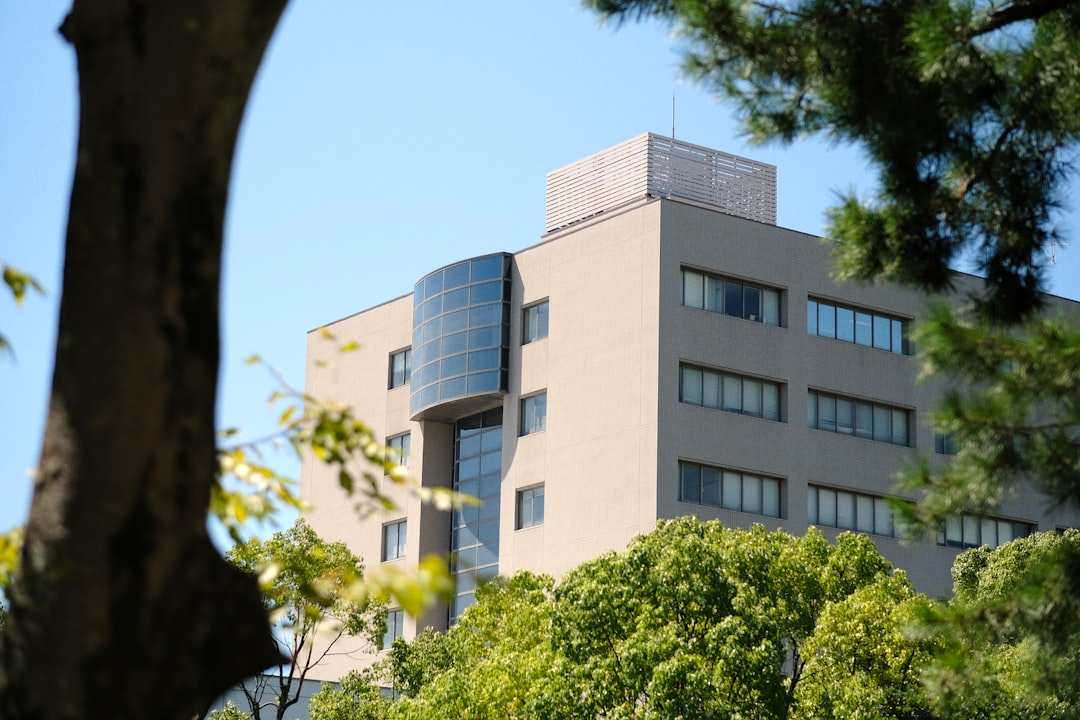
#> input picture assets/images/노르웨이의_숲/mood_01_university_campus_japan.jpg, 1080 x 720 px
$ python -i prepare_files_from_downloads.py   (imports and definitions only)
#> lines starting #> are read from the running program, lines starting #| are printed output that depends on the picture
#> in convert_png_to_jpg, img is the input picture: PIL image 1080x720 RGB; mean R, G, B 110.4, 122.6, 111.8
#!/usr/bin/env python3
"""
input 폴더에서 파일을 찾아 표준 네이밍 규칙으로 변경하고 적절한 위치로 이동

파일 패턴:
- {prefix}_audio_{lang}.{ext} → assets/audio/{safe_title}_review_{lang}.{ext}
- {prefix}_summary_{lang}.md → assets/summaries/{safe_title}_summary_{lang}.md
- {prefix}_thumbnail_{lang}.png → output/{safe_title}_thumbnail_{lang}.jpg (JPG 변환)
- {prefix}_video_{lang}.{ext} → assets/video/{safe_title}_notebooklm_{lang}.{ext}
"""

import sys
from pathlib import Path
from PIL import Image
import shutil

# 프로젝트 루트를 sys.path에 추가
sys.path.insert(0, str(Path(__file__).parent.parent))

from src.utils.file_utils import get_standard_safe_title

# YouTube 롱폼 썸네일 크기 (16:9 비율)
THUMBNAIL_SIZE = (3840, 2160)  # 4K 해상도
MAX_SIZE_MB = 2.0

def resize_and_crop(img: Image.Image, target_size: tuple) -> Image.Image:
    """이미지를 목표 크기에 맞게 리사이즈 및 크롭"""
#> called with target_size = (3840, 2160)
    target_width, target_height = target_size
    img_width, img_height = img.size
#> img_width = 1080; img_height = 720

    # 비율 계산
    target_ratio = target_width / target_height
    img_ratio = img_width / img_height
#> img_ratio = 1.5

    if img_ratio > target_ratio:
        # 이미지가 더 넓음 - 높이 기준으로 리사이즈
        new_height = target_height
        new_width = int(target_height * img_ratio)
    else:
        # 이미지가 더 높음 - 너비 기준으로 리사이즈
        new_width = target_width
        new_height = int(target_width / img_ratio)
#> new_height = 2560

    # 리사이즈
    img = img.resize((new_width, new_height), Image.Resampling.LANCZOS)
#> img: PIL image 3840x2560 RGB

    # 중앙 크롭
    left = (new_width - target_width) // 2
    top = (new_height - target_height) // 2
#> top = 200
    right = left + target_width
    bottom = top + target_height
#> bottom = 2360

    return img.crop((left, top, right, bottom))
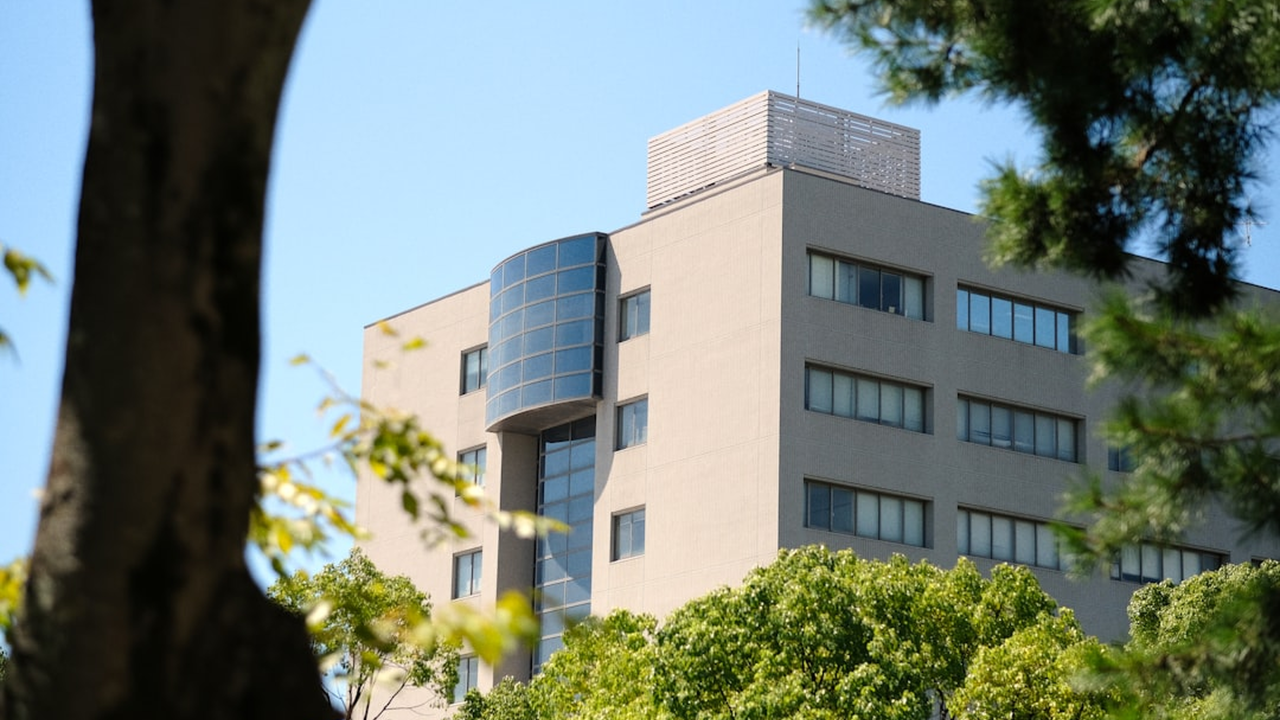
#> returned value: PIL image 3840x2160 RGB (shown at 1/3 size); mean R, G, B 114.3, 125.9, 117.1

def convert_png_to_jpg(input_path: Path, output_path: Path) -> bool:
    """PNG 파일을 JPG로 변환"""
    try:
        img = Image.open(input_path)

        # RGBA를 RGB로 변환 (PNG 투명도 처리)
        if img.mode == 'RGBA':
            # 흰색 배경에 합성
            background = Image.new('RGB', img.size, (255, 255, 255))
            background.paste(img, mask=img.split()[3])  # alpha 채널을 마스크로 사용
            img = background
        elif img.mode != 'RGB':
            img = img.convert('RGB')

        # 리사이즈 (비율 유지하며 크롭)
        img = resize_and_crop(img, THUMBNAIL_SIZE)

        # 압축 (품질 조정하여 2MB 이하로)
        quality = 95
        while quality >= 50:
            output_path.parent.mkdir(parents=True, exist_ok=True)
            img.save(output_path, 'JPEG', quality=quality, optimize=True)

            file_size_mb = output_path.stat().st_size / (1024 * 1024)

            if file_size_mb <= MAX_SIZE_MB:
                return True

            quality -= 5
#> after the loop, quality = 95

        # 최소 품질로도 2MB를 넘으면 경고
        file_size_mb = output_path.stat().st_size / (1024 * 1024)
        if file_size_mb > MAX_SIZE_MB:
            # 해상도를 90%로 줄여서 재시도
            new_size = (int(THUMBNAIL_SIZE[0] * 0.9), int(THUMBNAIL_SIZE[1] * 0.9))
            img_resized = img.resize(new_size, Image.Resampling.LANCZOS)
            img_resized = img_resized.resize(THUMBNAIL_SIZE, Image.Resampling.LANCZOS)

            quality = 85
            while quality >= 50:
                img_resized.save(output_path, 'JPEG', quality=quality, optimize=True)
                file_size_mb = output_path.stat().st_size / (1024 * 1024)
                if file_size_mb <= MAX_SIZE_MB:
                    return True
                quality -= 5

        return output_path.exists()

    except Exception as e:
        print(f"   ❌ PNG 변환 오류: {e}")
        return False

# [508 lines left out: functions find_files_in_downloads, prepare_files, validate_input_folder, _validate_summary_style, _validate_episode_style, _print_validation_result and 1 more, not called in this run]


# [2 lines not run here, left out]

>>> result = convert_png_to_jpg('../assets/images/노르웨이의_숲/mood_01_university_campus_japan.jpg', 'out.png')
